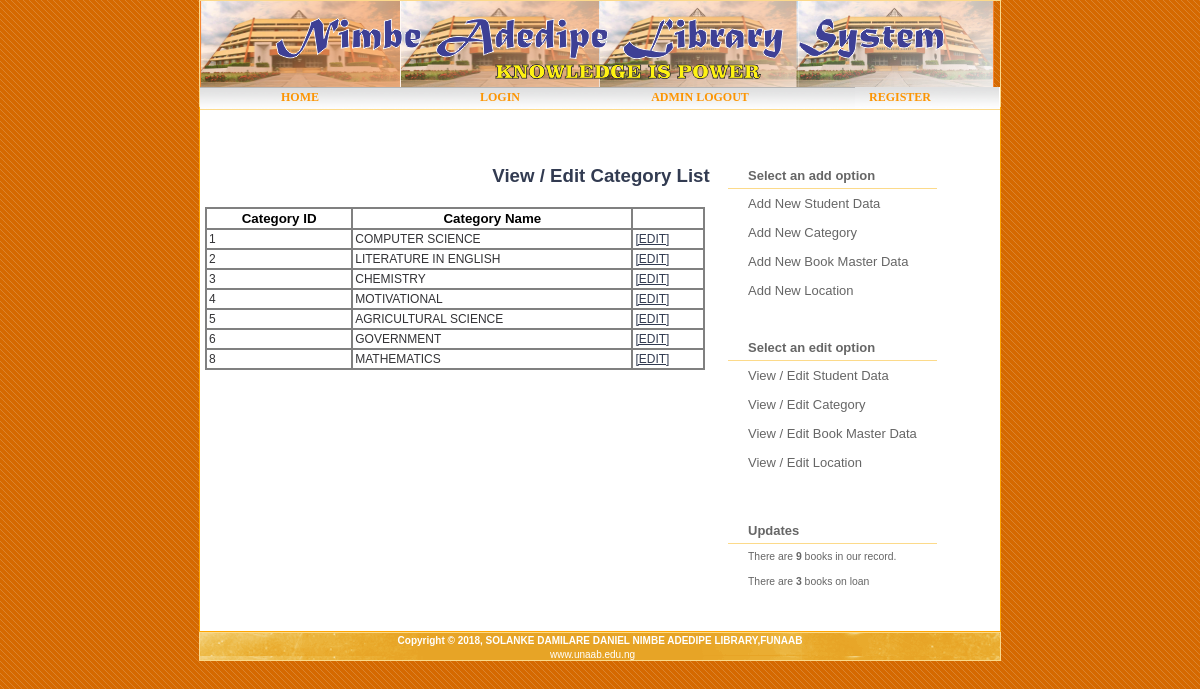
The page /library/catlist.php on the database its author committed.
### tables this page shows
CREATE TABLE IF NOT EXISTS `category` (
`cat_id` int(11) NOT NULL,
  `cat_name` varchar(50) NOT NULL
);

### library/catlist.php (the view, shortened to what this page needs)
<?php
$link=mysql_connect('localhost','root','') or die (mysql_error());
$query = "SELECT * FROM category ";
$result = mysql_query($query,$link)
or die(mysql_error());
$num_supp_name = mysql_num_rows($result);?>
<html>
    <head>
        <link href="/library/css/default.css" rel="stylesheet" type="text/css" />
    </head>
    <body>
        <div id="wrapper">
<?php include_once $_SERVER['DOCUMENT_ROOT'] .'/library/includes/header2.php'; ?>
                <div id="page">
                <div id="content">
                    <div id="welcome">
 <h2 class="head2" ><a class="head">View / Edit Category List</a></h2>
 <table class="aatable" style="width:500px; position:relative;left:-30px;">
<tr>
<th >Category ID</th>
<th>Category Name</th><th></th>
</tr>
<?php
while ($row = mysql_fetch_array($result)) {
$cat_id = $row['cat_id'];
$cat_name = $row['cat_name'];
echo "<tr>";
echo "<td>".$cat_id."</td>";
echo "<td >".$cat_name."</td>";
?>
<td><a href="cat_update.php?action=edit&id=<?php echo $row['cat_name']; ?>">[EDIT]</a> </td>
<?php
echo "</tr>";
}
?>
 </table>
                    </div>
                </div>
                <div id="sidebar">
                    <ul>
                        <?php include $_SERVER['DOCUMENT_ROOT'] .'/library/includes/nav_library.php';?>
                            <?php include $_SERVER['DOCUMENT_ROOT'] .'/library/includes/updates.php';?>
                    </ul>
                </div>
                <div style="clear: both; height: 1px"></div>
            </div>
 <?php include $_SERVER['DOCUMENT_ROOT'] .'/library/includes/footer.php';?>
        </div>
    </body>
</html>

### css/default.css (style rules this page uses)
* { margin: 0px; padding: 0px; }
body { background: url(images/bkgd.gif); font-size: 13px; color: #333336; font-family: Arial, Helvetica, sans-serif; }
h1, h2, h3 { color: #AA2808; }
p, blockquote, ul, ol { margin-bottom: 20px; line-height: 1.6em; }
a { text-decoration: underline; color: #323B51; }
a.head { text-decoration: none; font-size: 14pt; font-family: arial; }
#page { width: 800px; margin:0 auto;min-height:520px; border:1px solid orange; background-color:white; }
#content { position:relative;top:22px; float:left; width: 480px; padding: 35px 10px 50px 35px; text-align:justify; font-family: Verdana; }
#content h1, #content h2, #content h3 { margin-bottom: 20px; color: gray; }
#content h2 { font-size: 107%; }
#sidebar { position:relative; top:15px;left:3px; float: left; padding: 20px 0px 30px 0px; color: #666666; }
#sidebar ul { margin: 0; padding: 0; list-style: none; line-height: normal;color: #666666; }
TABLE.aatable { margin:0 auto; font-size:10pt; width:794px; position:relative;left:-31px; font-family: arial; background-color: gray; }
TH { font-size:10pt; color:black; text-align:center;padding:2px; background-color: white; }
TD { font-size:9pt; text-align:left;padding:2px; background-color: white; }
h2.head2 { width:794px;margin:0 auto; position:relative;left:-31px; text-align:center; font-size: 24pt; }

### rows shown on the page
category: cat_id "1", cat_name "COMPUTER SCIENCE"
category: cat_id "2", cat_name "LITERATURE IN ENGLISH"
category: cat_id "3", cat_name "CHEMISTRY"
category: cat_id "4", cat_name "MOTIVATIONAL"
category: cat_id "5", cat_name "AGRICULTURAL SCIENCE"
category: cat_id "6", cat_name "GOVERNMENT"
category: cat_id "8", cat_name "MATHEMATICS"

### other values the page prints
$num_supp_name "9"
$num_book_due "3"
